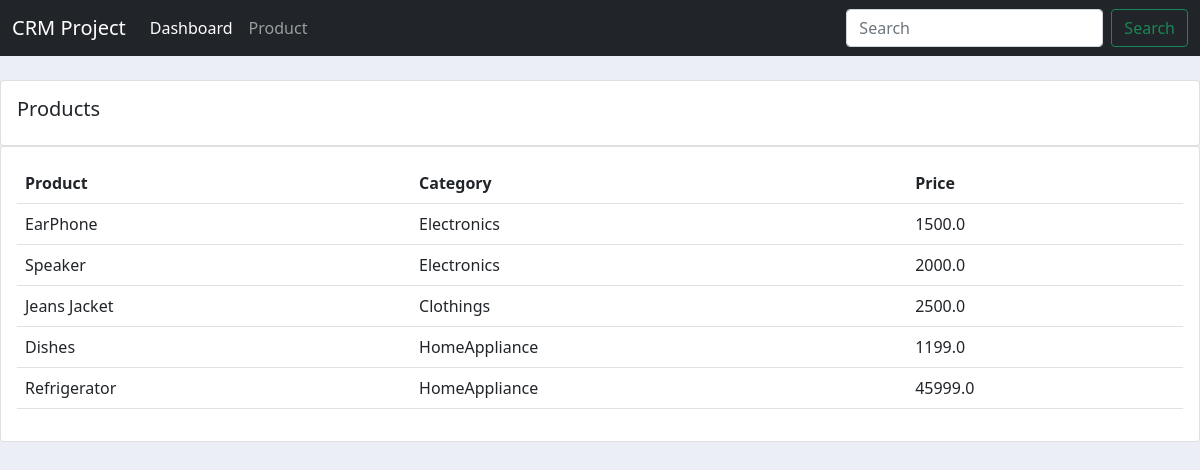
The app's page /product/product-list/ with its own data.
### product/models.py (models this page shows, shortened)
class Product(models.Model):
    CATEGORY=(
        ('Electronics','ELECTRONICS'),
        ('Grossery', 'GROSSERY'),
        ('Clothings','CLOTHINGS'),
        ('HomeAppliance','HOME APPLIANCE')
    )
    name = models.CharField(max_length=100, null=True)
    price = models.FloatField(null=True)
    category = models.CharField(max_length=100, null=True, choices=CATEGORY)
    description = models.CharField(max_length=100, null=True, blank=True)
    date_created = models.DateTimeField(auto_now_add=True)
    tag= models.ManyToManyField(Tag)

### product/views.py (the view)
# urls.py: path('product-list/', productList, name='product_list'),
def productList(request):
    products= Product.objects.all()
    context={'products':products}
    return render(request, 'product.html', context)

### product/templates/product.html
{% extends 'base.html' %}
{% block content %}
<br>
		<div class="row">
			<div class="col-md">
				<div class="card card-body">
					<h5>Products</h5>
				</div>
				<div class="card card-body">
					<table class="table">
						<tr>
							<th>Product</th>
							<th>Category</th>
							<th>Price</th>
						</tr>
						{% for product in products %}
							<tr>
								<td>{{ product.name }}</td>
								<td>{{ product.category }}</td>
								<td>{{ product.price }}</td>
							</tr>
						{% endfor %}
					</table>
				</div>
			</div>
		</div>
{% endblock content %}

### staticfiles/css/style.css (style rules this page uses)
body { background-color: #ebeff5; }

### records on screen
Product: name "EarPhone", category "Electronics", price "1500.0"
Product: name "Speaker", category "Electronics", price "2000.0"
Product: name "Jeans Jacket", category "Clothings", price "2500.0"
Product: name "Dishes", category "HomeAppliance", price "1199.0"
Product: name "Refrigerator", category "HomeAppliance", price "45999.0"
